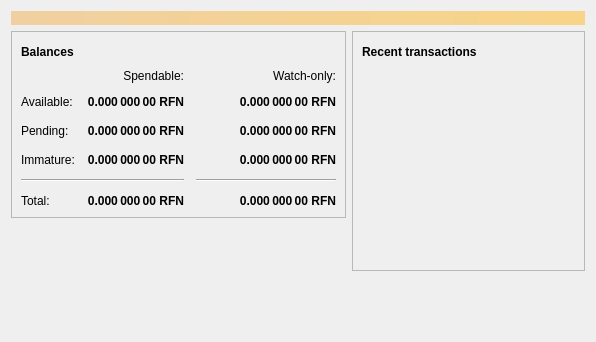
<?xml version="1.0" encoding="UTF-8"?>
<ui version="4.0">
 <class>OverviewPage</class>
 <widget class="QWidget" name="OverviewPage">
  <property name="geometry">
   <rect>
    <x>0</x>
    <y>0</y>
    <width>596</width>
    <height>342</height>
   </rect>
  </property>
  <property name="windowTitle">
   <string>Form</string>
  </property>
  <layout class="QVBoxLayout" name="topLayout">
   <item>
    <widget class="QLabel" name="labelAlerts">
     <property name="visible">
      <bool>false</bool>
     </property>
     <property name="styleSheet">
      <string notr="true">QLabel { background-color: qlineargradient(x1: 0, y1: 0, x2: 1, y2: 0, stop:0 #F0D0A0, stop:1 #F8D488); color:#000000; }</string>
     </property>
     <property name="wordWrap">
      <bool>true</bool>
     </property>
     <property name="margin">
      <number>3</number>
     </property>
     <property name="textInteractionFlags">
      <set>Qt::TextSelectableByMouse</set>
     </property>
    </widget>
   </item>
   <item>
    <layout class="QHBoxLayout" name="horizontalLayout" stretch="1,1">
     <item>
      <layout class="QVBoxLayout" name="verticalLayout_2">
       <item>
        <widget class="QFrame" name="frame">
         <property name="frameShape">
          <enum>QFrame::StyledPanel</enum>
         </property>
         <property name="frameShadow">
          <enum>QFrame::Raised</enum>
         </property>
         <layout class="QVBoxLayout" name="verticalLayout_4">
          <item>
           <layout class="QHBoxLayout" name="horizontalLayout_4">
            <item>
             <widget class="QLabel" name="label_5">
              <property name="font">
               <font>
                <weight>75</weight>
                <bold>true</bold>
               </font>
              </property>
              <property name="text">
               <string>Balances</string>
              </property>
             </widget>
            </item>
            <item>
             <widget class="QPushButton" name="labelWalletStatus">
              <property name="enabled">
               <bool>true</bool>
              </property>
              <property name="maximumSize">
               <size>
                <width>30</width>
                <height>16777215</height>
               </size>
              </property>
              <property name="toolTip">
               <string>The displayed information may be out of date. Your wallet automatically synchronizes with the Refnet network after a connection is established, but this process has not completed yet.</string>
              </property>
              <property name="text">
               <string/>
              </property>
              <property name="icon">
               <iconset resource="../refnet.qrc">
                <normaloff>:/icons/warning</normaloff>
                <disabledoff>:/icons/warning</disabledoff>:/icons/warning</iconset>
              </property>
              <property name="iconSize">
               <size>
                <width>24</width>
                <height>24</height>
               </size>
              </property>
              <property name="flat">
               <bool>true</bool>
              </property>
             </widget>
            </item>
            <item>
             <spacer name="horizontalSpacer_3">
              <property name="orientation">
               <enum>Qt::Horizontal</enum>
              </property>
              <property name="sizeHint" stdset="0">
               <size>
                <width>40</width>
                <height>20</height>
               </size>
              </property>
             </spacer>
            </item>
           </layout>
          </item>
          <item>
           <layout class="QGridLayout" name="gridLayout">
            <property name="spacing">
             <number>12</number>
            </property>
            <item row="2" column="2">
             <widget class="QLabel" name="labelWatchPending">
              <property name="font">
               <font>
                <weight>75</weight>
                <bold>true</bold>
               </font>
              </property>
              <property name="cursor">
               <cursorShape>IBeamCursor</cursorShape>
              </property>
              <property name="toolTip">
               <string>Unconfirmed transactions to watch-only addresses</string>
              </property>
              <property name="text">
               <string notr="true">0.000 000 00 RFN</string>
              </property>
              <property name="alignment">
               <set>Qt::AlignRight|Qt::AlignTrailing|Qt::AlignVCenter</set>
              </property>
              <property name="textInteractionFlags">
               <set>Qt::LinksAccessibleByMouse|Qt::TextSelectableByKeyboard|Qt::TextSelectableByMouse</set>
              </property>
             </widget>
            </item>
            <item row="2" column="1">
             <widget class="QLabel" name="labelUnconfirmed">
              <property name="font">
               <font>
                <weight>75</weight>
                <bold>true</bold>
               </font>
              </property>
              <property name="cursor">
               <cursorShape>IBeamCursor</cursorShape>
              </property>
              <property name="toolTip">
               <string>Total of transactions that have yet to be confirmed, and do not yet count toward the spendable balance</string>
              </property>
              <property name="text">
               <string notr="true">0.000 000 00 RFN</string>
              </property>
              <property name="alignment">
               <set>Qt::AlignRight|Qt::AlignTrailing|Qt::AlignVCenter</set>
              </property>
              <property name="textInteractionFlags">
               <set>Qt::LinksAccessibleByMouse|Qt::TextSelectableByKeyboard|Qt::TextSelectableByMouse</set>
              </property>
             </widget>
            </item>
            <item row="3" column="2">
             <widget class="QLabel" name="labelWatchImmature">
              <property name="font">
               <font>
                <weight>75</weight>
                <bold>true</bold>
               </font>
              </property>
              <property name="cursor">
               <cursorShape>IBeamCursor</cursorShape>
              </property>
              <property name="toolTip">
               <string>Mined balance in watch-only addresses that has not yet matured</string>
              </property>
              <property name="text">
               <string notr="true">0.000 000 00 RFN</string>
              </property>
              <property name="alignment">
               <set>Qt::AlignRight|Qt::AlignTrailing|Qt::AlignVCenter</set>
              </property>
              <property name="textInteractionFlags">
               <set>Qt::LinksAccessibleByMouse|Qt::TextSelectableByKeyboard|Qt::TextSelectableByMouse</set>
              </property>
             </widget>
            </item>
            <item row="4" column="0" colspan="2">
             <widget class="Line" name="line">
              <property name="orientation">
               <enum>Qt::Horizontal</enum>
              </property>
             </widget>
            </item>
            <item row="4" column="2">
             <widget class="Line" name="lineWatchBalance">
              <property name="sizePolicy">
               <sizepolicy hsizetype="Preferred" vsizetype="Fixed">
                <horstretch>0</horstretch>
                <verstretch>0</verstretch>
               </sizepolicy>
              </property>
              <property name="minimumSize">
               <size>
                <width>140</width>
                <height>0</height>
               </size>
              </property>
              <property name="orientation">
               <enum>Qt::Horizontal</enum>
              </property>
             </widget>
            </item>
            <item row="5" column="0">
             <widget class="QLabel" name="labelTotalText">
              <property name="text">
               <string>Total:</string>
              </property>
             </widget>
            </item>
            <item row="3" column="1">
             <widget class="QLabel" name="labelImmature">
              <property name="font">
               <font>
                <weight>75</weight>
                <bold>true</bold>
               </font>
              </property>
              <property name="cursor">
               <cursorShape>IBeamCursor</cursorShape>
              </property>
              <property name="toolTip">
               <string>Mined balance that has not yet matured</string>
              </property>
              <property name="text">
               <string notr="true">0.000 000 00 RFN</string>
              </property>
              <property name="alignment">
               <set>Qt::AlignRight|Qt::AlignTrailing|Qt::AlignVCenter</set>
              </property>
              <property name="textInteractionFlags">
               <set>Qt::LinksAccessibleByMouse|Qt::TextSelectableByKeyboard|Qt::TextSelectableByMouse</set>
              </property>
             </widget>
            </item>
            <item row="2" column="3">
             <spacer name="horizontalSpacer_2">
              <property name="orientation">
               <enum>Qt::Horizontal</enum>
              </property>
              <property name="sizeHint" stdset="0">
               <size>
                <width>40</width>
                <height>20</height>
               </size>
              </property>
             </spacer>
            </item>
            <item row="3" column="0">
             <widget class="QLabel" name="labelImmatureText">
              <property name="text">
               <string>Immature:</string>
              </property>
             </widget>
            </item>
            <item row="5" column="1">
             <widget class="QLabel" name="labelTotal">
              <property name="font">
               <font>
                <weight>75</weight>
                <bold>true</bold>
               </font>
              </property>
              <property name="cursor">
               <cursorShape>IBeamCursor</cursorShape>
              </property>
              <property name="toolTip">
               <string>Your current total balance</string>
              </property>
              <property name="text">
               <string notr="true">0.000 000 00 RFN</string>
              </property>
              <property name="alignment">
               <set>Qt::AlignRight|Qt::AlignTrailing|Qt::AlignVCenter</set>
              </property>
              <property name="textInteractionFlags">
               <set>Qt::LinksAccessibleByMouse|Qt::TextSelectableByKeyboard|Qt::TextSelectableByMouse</set>
              </property>
             </widget>
            </item>
            <item row="5" column="2">
             <widget class="QLabel" name="labelWatchTotal">
              <property name="font">
               <font>
                <weight>75</weight>
                <bold>true</bold>
               </font>
              </property>
              <property name="cursor">
               <cursorShape>IBeamCursor</cursorShape>
              </property>
              <property name="toolTip">
               <string>Current total balance in watch-only addresses</string>
              </property>
              <property name="text">
               <string notr="true">0.000 000 00 RFN</string>
              </property>
              <property name="alignment">
               <set>Qt::AlignRight|Qt::AlignTrailing|Qt::AlignVCenter</set>
              </property>
              <property name="textInteractionFlags">
               <set>Qt::LinksAccessibleByMouse|Qt::TextSelectableByKeyboard|Qt::TextSelectableByMouse</set>
              </property>
             </widget>
            </item>
            <item row="0" column="2">
             <widget class="QLabel" name="labelWatchonly">
              <property name="text">
               <string>Watch-only:</string>
              </property>
              <property name="alignment">
               <set>Qt::AlignRight|Qt::AlignTrailing|Qt::AlignVCenter</set>
              </property>
             </widget>
            </item>
            <item row="1" column="0">
             <widget class="QLabel" name="labelBalanceText">
              <property name="text">
               <string>Available:</string>
              </property>
             </widget>
            </item>
            <item row="1" column="1">
             <widget class="QLabel" name="labelBalance">
              <property name="font">
               <font>
                <weight>75</weight>
                <bold>true</bold>
               </font>
              </property>
              <property name="cursor">
               <cursorShape>IBeamCursor</cursorShape>
              </property>
              <property name="toolTip">
               <string>Your current spendable balance</string>
              </property>
              <property name="text">
               <string notr="true">0.000 000 00 RFN</string>
              </property>
              <property name="alignment">
               <set>Qt::AlignRight|Qt::AlignTrailing|Qt::AlignVCenter</set>
              </property>
              <property name="textInteractionFlags">
               <set>Qt::LinksAccessibleByMouse|Qt::TextSelectableByKeyboard|Qt::TextSelectableByMouse</set>
              </property>
             </widget>
            </item>
            <item row="1" column="2">
             <widget class="QLabel" name="labelWatchAvailable">
              <property name="font">
               <font>
                <weight>75</weight>
                <bold>true</bold>
               </font>
              </property>
              <property name="cursor">
               <cursorShape>IBeamCursor</cursorShape>
              </property>
              <property name="toolTip">
               <string>Your current balance in watch-only addresses</string>
              </property>
              <property name="text">
               <string notr="true">0.000 000 00 RFN</string>
              </property>
              <property name="alignment">
               <set>Qt::AlignRight|Qt::AlignTrailing|Qt::AlignVCenter</set>
              </property>
              <property name="textInteractionFlags">
               <set>Qt::LinksAccessibleByMouse|Qt::TextSelectableByKeyboard|Qt::TextSelectableByMouse</set>
              </property>
             </widget>
            </item>
            <item row="2" column="0">
             <widget class="QLabel" name="labelPendingText">
              <property name="text">
               <string>Pending:</string>
              </property>
             </widget>
            </item>
            <item row="0" column="1">
             <widget class="QLabel" name="labelSpendable">
              <property name="text">
               <string>Spendable:</string>
              </property>
              <property name="alignment">
               <set>Qt::AlignRight|Qt::AlignTrailing|Qt::AlignVCenter</set>
              </property>
             </widget>
            </item>
           </layout>
          </item>
         </layout>
        </widget>
       </item>
       <item>
        <spacer name="verticalSpacer">
         <property name="orientation">
          <enum>Qt::Vertical</enum>
         </property>
         <property name="sizeHint" stdset="0">
          <size>
           <width>20</width>
           <height>40</height>
          </size>
         </property>
        </spacer>
       </item>
      </layout>
     </item>
     <item>
      <layout class="QVBoxLayout" name="verticalLayout_3">
       <item>
        <widget class="QFrame" name="frame_2">
         <property name="frameShape">
          <enum>QFrame::StyledPanel</enum>
         </property>
         <property name="frameShadow">
          <enum>QFrame::Raised</enum>
         </property>
         <layout class="QVBoxLayout" name="verticalLayout">
          <item>
           <layout class="QHBoxLayout" name="horizontalLayout_2">
            <item>
             <widget class="QLabel" name="label_4">
              <property name="font">
               <font>
                <weight>75</weight>
                <bold>true</bold>
               </font>
              </property>
              <property name="text">
               <string>Recent transactions</string>
              </property>
             </widget>
            </item>
            <item>
             <widget class="QPushButton" name="labelTransactionsStatus">
              <property name="enabled">
               <bool>true</bool>
              </property>
              <property name="maximumSize">
               <size>
                <width>30</width>
                <height>16777215</height>
               </size>
              </property>
              <property name="toolTip">
               <string>The displayed information may be out of date. Your wallet automatically synchronizes with the Refnet network after a connection is established, but this process has not completed yet.</string>
              </property>
              <property name="text">
               <string/>
              </property>
              <property name="icon">
               <iconset resource="../refnet.qrc">
                <normaloff>:/icons/warning</normaloff>
                <disabledoff>:/icons/warning</disabledoff>:/icons/warning</iconset>
              </property>
              <property name="iconSize">
               <size>
                <width>24</width>
                <height>24</height>
               </size>
              </property>
              <property name="flat">
               <bool>true</bool>
              </property>
             </widget>
            </item>
            <item>
             <spacer name="horizontalSpacer">
              <property name="orientation">
               <enum>Qt::Horizontal</enum>
              </property>
              <property name="sizeHint" stdset="0">
               <size>
                <width>40</width>
                <height>20</height>
               </size>
              </property>
             </spacer>
            </item>
           </layout>
          </item>
          <item>
           <widget class="QListView" name="listTransactions">
            <property name="styleSheet">
             <string notr="true">QListView { background: transparent; }</string>
            </property>
            <property name="frameShape">
             <enum>QFrame::NoFrame</enum>
            </property>
            <property name="verticalScrollBarPolicy">
             <enum>Qt::ScrollBarAlwaysOff</enum>
            </property>
            <property name="horizontalScrollBarPolicy">
             <enum>Qt::ScrollBarAlwaysOff</enum>
            </property>
            <property name="selectionMode">
             <enum>QAbstractItemView::NoSelection</enum>
            </property>
           </widget>
          </item>
         </layout>
        </widget>
       </item>
       <item>
        <spacer name="verticalSpacer_2">
         <property name="orientation">
          <enum>Qt::Vertical</enum>
         </property>
         <property name="sizeHint" stdset="0">
          <size>
           <width>20</width>
           <height>40</height>
          </size>
         </property>
        </spacer>
       </item>
      </layout>
     </item>
    </layout>
   </item>
  </layout>
 </widget>
 <resources/>
 <connections/>
</ui>
